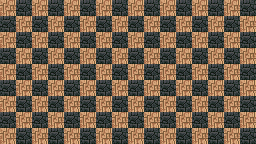

A level layout from a 2D game, rendered from its tile map. Below: a short description, then the map file with its tile-grid data intact:
An orthogonal 16x9 tile map with 16x16 px tiles, 1 tile layer (Camada de Blocos 1), 1 hidden layer not drawn.

<map version="1.10" tiledversion="1.10.0" orientation="orthogonal" renderorder="right-down" width="16" height="9" tilewidth="16" tileheight="16" infinite="0" nextlayerid="5" nextobjectid="1">
 <tileset firstgid="1" source="Castelo.tsx" />
 <layer id="1" name="Camada de Blocos 1" width="16" height="9">
  <data encoding="csv">
124,476,124,476,124,476,124,476,124,476,124,476,124,476,124,476,
476,124,476,124,476,124,476,124,476,124,476,124,476,124,476,124,
124,476,124,476,124,476,124,476,124,476,124,476,124,476,124,476,
476,124,476,124,476,124,476,124,476,124,476,124,476,124,476,124,
124,476,124,476,124,476,124,476,124,476,124,476,124,476,124,476,
476,124,476,124,476,124,476,124,476,124,476,124,476,124,476,124,
124,476,124,476,124,476,124,476,124,476,124,476,124,476,124,476,
476,124,476,124,476,124,476,124,476,124,476,124,476,124,476,124,
124,476,124,476,124,476,124,476,124,476,124,476,124,476,124,476
</data>
 </layer>
 <layer id="4" name="Camada de Blocos 2" width="16" height="9" visible="0">
  <data encoding="csv">
0,0,0,0,0,0,0,0,0,0,0,0,0,0,0,0,
0,0,0,0,0,0,0,0,0,0,0,0,0,0,0,0,
0,193,0,0,0,225,226,227,0,0,0,0,0,0,238,0,
0,209,0,0,0,241,242,243,0,0,0,0,234,0,254,0,
0,231,239,231,0,0,0,0,0,0,0,0,0,0,0,0,
0,0,255,0,0,0,0,0,0,0,0,0,0,0,0,0,
0,0,0,0,0,0,0,0,0,0,0,0,0,0,0,0,
0,0,0,0,0,0,0,0,0,0,0,0,0,0,0,0,
0,0,0,0,0,0,0,0,0,0,0,0,0,0,0,0
</data>
 </layer>
</map>
